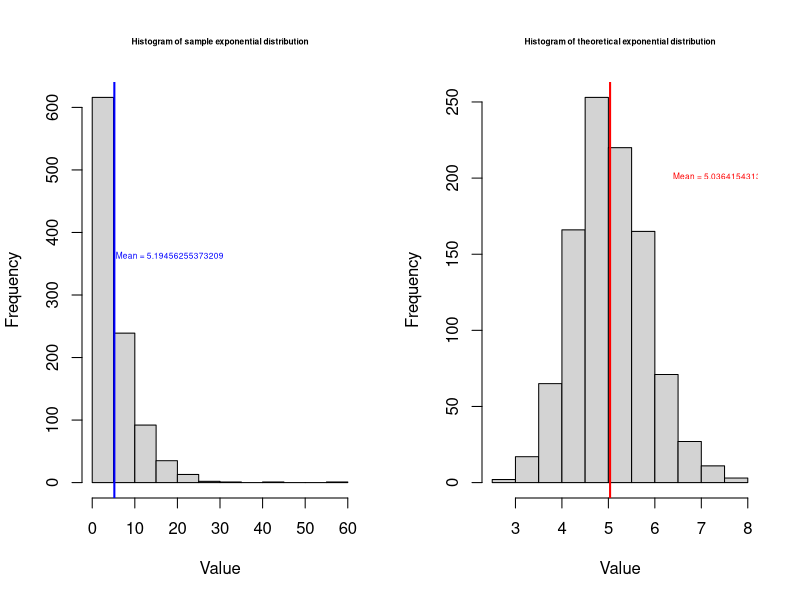
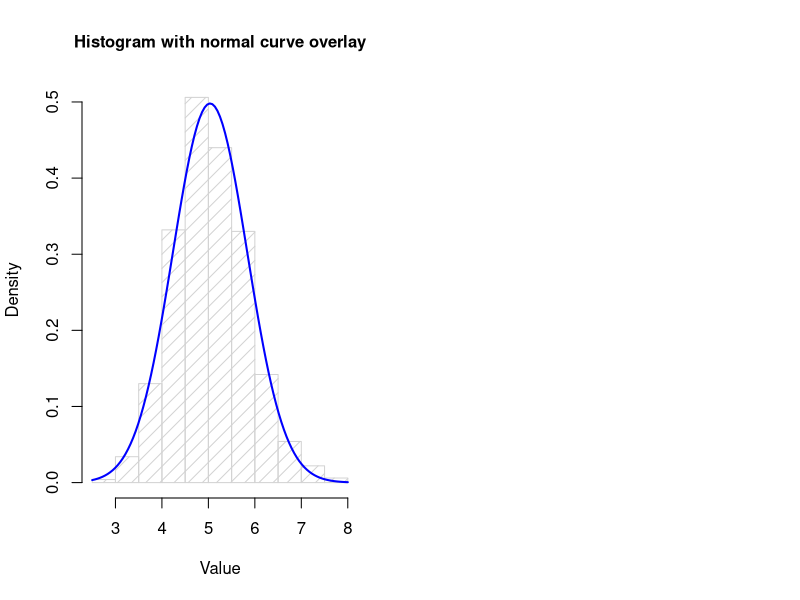

Reproduce these figures in R, in order.
## ---- chunk 1
knitr::opts_chunk$set(echo = TRUE)

## ---- chunk 2
#set lambda to 0.2
lambda = 0.2 
#simulate 1000 random exponentials
exp_sample <- rexp(1000,lambda)
## ---- chunk 3
#set lambda to 0.2
lambda = 0.2 
#simulate 1000 averages of 40 exponentials
exps=NULL
for(i in 1:1000)exps=c(exps,mean(rexp(40,lambda)))
## ---- chunk 4
par(mfrow=c(1,2)) 
#plot histogram of sample distribution and highlight mean
hist(exp_sample, main = "Histogram of sample exponential distribution", 
     xlab = "Value", cex.main = 0.5)
abline(v=mean(exp_sample), col = "blue", lwd = 2)
text(x = mean(exp_sample)*3.5, y = mean(exp_sample)*70,paste("Mean =",
    mean(exp_sample)),col = "blue",cex = 0.5)
#plot histogram of theoretical distribution and highlight mean
hist(exps, main = "Histogram of theoretical exponential distribution", 
     xlab = "Value", cex.main = 0.5)
abline(v=mean(exps), col = "red", lwd = 2)
text(x = mean(exps)*1.5, y = mean(exps)*40,paste("Mean =", 
    mean(exps)),col = "red",cex = 0.5)
## ---- chunk 5
#show variance of sample
var_sample <- var(exp_sample)
var_sample
#show theoretical variance
var_theo <- var(exps)
var_theo
## ---- chunk 6
#plot histogram of theoretical distribution with normal curve
mn <- mean(exps)
std<-sqrt(var(exps))
hist(exps, density = 10, breaks = 10, prob = TRUE,
     main = "Histogram with normal curve overlay", 
     xlab = "Value", cex.main = 1)
curve(dnorm(x, mean=mn, sd=std), col="blue", lwd=2, add=TRUE, yaxt="n")
